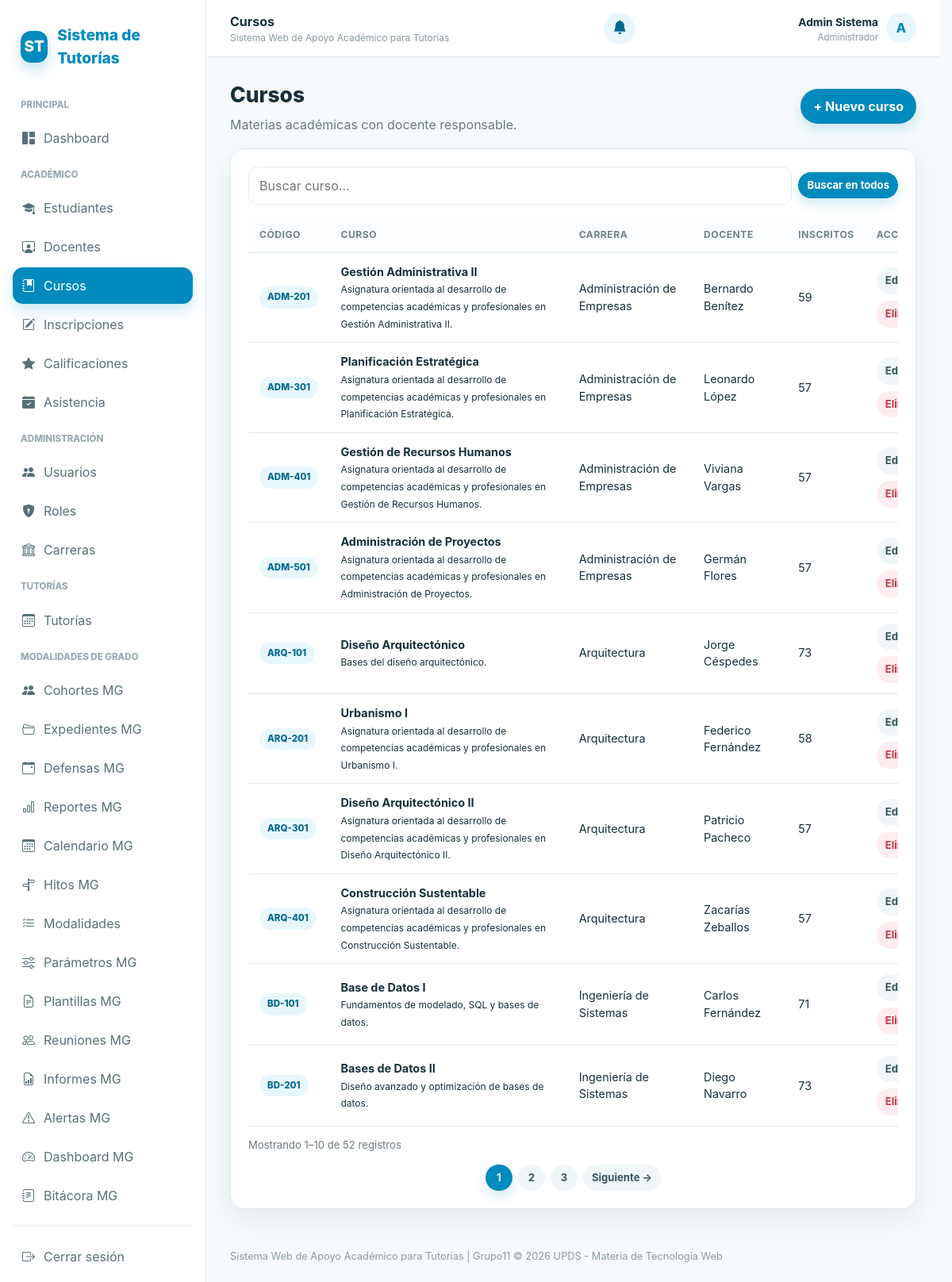
The app's page /controllers/cursos.php (signed in) with its own data.
### tables this page shows
CREATE TABLE cursos (
    id_curso INT AUTO_INCREMENT PRIMARY KEY,
    nombre_curso VARCHAR(150) NOT NULL,
    codigo VARCHAR(30) NOT NULL UNIQUE,
    id_carrera INT NULL,
    id_profesor INT NULL,
    semestre TINYINT UNSIGNED NULL,
    descripcion TEXT NULL,
    estado ENUM('activo', 'inactivo') NOT NULL DEFAULT 'activo',
    FOREIGN KEY (id_carrera) REFERENCES carreras(id_carrera) ON DELETE SET NULL ON UPDATE CASCADE,
    FOREIGN KEY (id_profesor) REFERENCES profesores(id_profesor) ON DELETE SET NULL ON UPDATE CASCADE
);

CREATE TABLE carreras (
    id_carrera INT AUTO_INCREMENT PRIMARY KEY,
    nombre_carrera VARCHAR(150) NOT NULL UNIQUE
);

### controllers/cursos.php (called while the page is built, shortened)
<?php
require_once __DIR__.'/../config/conexion.php'; require_once __DIR__.'/../includes/seguridad.php';
require_once __DIR__.'/../includes/paginacion.php'; require_role(['administrador','docente','estudiante']); require_once __DIR__.'/../models/CursoModel.php';
$m=new CursoModel($pdo);$id=(int)($_GET['id']??0);$accion=$_GET['accion']??'listar';$formError=null;
$busqueda=trim((string)($_GET['buscar']??''));$todosLosRegistros=filtrar_registros($m->obtenerTodas(),$busqueda);$paginacion=paginar_registros($todosLosRegistros,(int)($_GET['pagina']??1),10);$registros=$paginacion['registros'];$registro=$id?$m->obtenerPorId($id):null;if($_SERVER['REQUEST_METHOD']==='POST'&&$formError)$registro=array_merge($registro??[],$_POST);$tituloPagina='Cursos';require __DIR__.'/../views/cursos/index.php';

### includes/seguridad.php (called while the page is built, shortened)
<?php
function e($v): string { return htmlspecialchars((string) $v, ENT_QUOTES, 'UTF-8'); }

### models/CursoModel.php (called while the page is built, shortened)
<?php class CursoModel {private PDO $pdo;function __construct(PDO $pdo){$this->pdo=$pdo;} function obtenerTodas(){return $this->pdo->query("SELECT c.*,ca.nombre_carrera,CONCAT(u.nombre,' ',u.apellido) docente,COUNT(i.id_inscripcion) total_inscritos FROM cursos c LEFT JOIN carreras ca ON ca.id_carrera=c.id_carrera LEFT JOIN profesores p ON p.id_profesor=c.id_profesor LEFT JOIN usuarios u ON u.id_usuario=p.id_usuario LEFT JOIN inscripciones i ON i.id_curso=c.id_curso GROUP BY c.id_curso ORDER BY c.codigo")->fetchAll();} function obtenerPorId($id){$s=$this->pdo->prepare('SELECT * FROM cursos WHERE id_curso=?');$s->execute([$id]);return $s->fetch();} function crear($d){$s=$this->pdo->prepare('INSERT INTO cursos(nombre_curso,codigo,id_carrera,id_profesor,semestre,descripcion,estado) VALUES(?,?,?,?,?,?,?)');return $s->execute([$d['nombre_curso'],$d['codigo'],$d['id_carrera']?:null,$d['id_profesor']?:null,$d['semestre']?:null,$d['descripcion'] ?? '',$d['estado'] ?? 'activo']);} function editar($id,$d){$s=$this->pdo->prepare('UPDATE cursos SET nombre_curso=?,codigo=?,id_carrera=?,id_profesor=?,semestre=?,descripcion=?,estado=? WHERE id_curso=?');return $s->execute([$d['nombre_curso'],$d['codigo'],$d['id_carrera']?:null,$d['id_profesor']?:null,$d['semestre']?:null,$d['descripcion'] ?? '',$d['estado'] ?? 'activo',$id]);} function eliminar($id){$s=$this->pdo->prepare('DELETE FROM cursos WHERE id_curso=?');return $s->execute([$id]);}
}

### includes/paginacion.php (called while the page is built)
<?php
function paginar_registros(array $registros, int $pagina = 1, int $porPagina = 10): array
{
    $porPagina = max(1, $porPagina);
    $total = count($registros);
    $totalPaginas = max(1, (int) ceil($total / $porPagina));
    $pagina = min(max(1, $pagina), $totalPaginas);
    $inicio = ($pagina - 1) * $porPagina;
    return [
        'registros' => array_slice($registros, $inicio, $porPagina),
        'pagina' => $pagina,
        'por_pagina' => $porPagina,
        'total' => $total,
        'total_paginas' => $totalPaginas,
    ];
}
function filtrar_registros(array $registros, string $termino): array
{
    $termino = trim($termino);
    if ($termino === '') return $registros;
    $normalizar = static function (string $valor): string {
        return function_exists('mb_strtolower') ? mb_strtolower($valor, 'UTF-8') : strtolower($valor);
    };
    $busqueda = $normalizar($termino);
    return array_values(array_filter($registros, static function ($registro) use ($busqueda, $normalizar): bool {
        $partes = [];
        foreach ((array)$registro as $valor) {
            if (is_scalar($valor) || $valor === null) $partes[] = (string)$valor;
        }
        return strpos($normalizar(implode(' ', $partes)), $busqueda) !== false;
    }));
}

### views/cursos/index.php (the view, shortened to what this page needs)
<?php include __DIR__.'/../layouts/header.php';?><div class="toolbar"><div><h1 class="page-title">Cursos</h1><p class="subtitle">Materias académicas con docente responsable.</p></div><?php if($rol==='administrador'):?><a class="btn btn-primary" href="?accion=crear">+ Nuevo curso</a><?php endif;?></div><div class="card"><div class="card-body"><form method="get" class="search-form" style="display:flex;gap:8px;align-items:center;margin-bottom:16px;flex-wrap:wrap"><input class="search" type="search" name="buscar" value="<?=e($busqueda ?? '')?>" placeholder="Buscar curso..." style="flex:1;min-width:220px"><button class="btn btn-primary btn-sm" type="submit">Buscar en todos</button></form><div class="table-wrap"><table class="table" id="tabla"><thead><tr><th>Código</th><th>Curso</th><th>Carrera</th><th>Docente</th><th>Inscritos</th><?php if($rol==='administrador'):?><th>Acciones</th><?php endif;?></tr></thead><tbody><?php foreach($registros as $r):?><tr><td><span class="badge badge-primary"><?=e($r['codigo'])?></span></td><td><strong><?=e($r['nombre_curso'])?></strong><br><small><?=e($r['descripcion'])?></small></td><td><?=e($r['nombre_carrera']??'—')?></td><td><?=e($r['docente']??'Sin asignar')?></td><td><?=e($r['total_inscritos'])?></td><?php if($rol==='administrador'):?><td><div class="actions"><a class="btn btn-light btn-sm" href="?accion=editar&id=<?=$r['id_curso']?>">Editar</a><form method="post"><button class="btn btn-danger btn-sm" data-confirm="¿Eliminar curso?">Eliminar</button></form></div></td><?php endif;?></tr><?php endforeach;?></tbody></table></div><?php include __DIR__.'/../layouts/paginacion.php'; ?></div></div><?php include __DIR__.'/../layouts/footer.php';?>

### assets/css/style.css (style rules this page uses)
:root { --primary: #018abd; --primary-dark: #01698f; --primary-light: #e8f7fc; --primary-soft: #f1fbfe; --text: #16303b; --muted: #6c7a80; --bg: #f6fafc; --card: #ffffff; --border: #dfeaf0; --success: #18824a; --success-bg: #eaf8f0; --warning: #956f00; --warning-bg: #fff7df; --danger: #bd3c49; --danger-bg: #ffecee; --shadow: 0 12px 30px rgba(0, 45, 65, 0.08); --shadow-hover: 0 12px 28px rgba(1, 138, 189, 0.18); --radius: 18px; --pill: 999px; }
* { box-sizing: border-box; }
html { scroll-behavior: smooth; }
body { margin: 0; font-family: Inter, system-ui, -apple-system, BlinkMacSystemFont, "Segoe UI", sans-serif; background: var(--bg); color: var(--text); line-height: 1.5; }
a { color: inherit; text-decoration: none; }
button, input, select, textarea { font: inherit; }
button, a, input, select, textarea { -webkit-tap-highlight-color: transparent; }
.page-title { font-size: 1.65rem; font-weight: 800; margin: 0; }
.subtitle { color: var(--muted); margin: 5px 0 0; }
.toolbar { display: flex; gap: 14px; justify-content: space-between; align-items: center; flex-wrap: wrap; margin-bottom: 18px; }
.card { background: var(--card); border: 1px solid var(--border); border-radius: var(--radius); box-shadow: var(--shadow); }
.card-body { padding: 22px; }
.btn { border: 0; border-radius: var(--pill); padding: 10px 16px; font-weight: 700; cursor: pointer; display: inline-flex; align-items: center; justify-content: center; gap: 8px; transition: transform 0.2s ease, box-shadow 0.2s ease, background 0.2s ease, color 0.2s ease; }
.btn-primary { background: var(--primary); color: #ffffff; box-shadow: 0 7px 16px rgba(1, 138, 189, 0.18); }
.btn-light { background: #f1f6f8; color: #37545e; }
.btn-danger { background: var(--danger-bg); color: var(--danger); }
.btn-sm { padding: 7px 11px; font-size: 0.82rem; }
.actions { display: flex; gap: 8px; flex-wrap: wrap; align-items: center; }
.search { border: 1px solid var(--border); border-radius: 12px; padding: 11px 13px; min-width: 230px; outline: none; }
input, select, textarea { width: 100%; border: 1px solid var(--border); border-radius: 11px; padding: 10px 12px; background: #ffffff; color: var(--text); outline: none; transition: border-color 0.2s ease, box-shadow 0.2s ease; }
.table-wrap { overflow-x: auto; }
.table { width: 100%; border-collapse: collapse; min-width: 900px; }
.table th, .table td { padding: 13px 14px; border-bottom: 1px solid var(--border); text-align: left; font-size: 0.9rem; vertical-align: middle; }
.table th { font-size: 0.76rem; text-transform: uppercase; letter-spacing: 0.04em; color: #71838a; background: #fbfdfe; }
.badge { display: inline-flex; align-items: center; border-radius: var(--pill); padding: 5px 10px; font-size: 0.72rem; font-weight: 800; white-space: nowrap; }
.badge-primary { background: var(--primary-light); color: var(--primary-dark); }
html { scrollbar-gutter: stable; }

### records on screen
cursos: codigo "ADM-201", nombre_curso "Gestión Administrativa II", descripcion "Asignatura orientada al desarrollo de competencias académicas y profesionales en Gestión Administrativa II.", id_carrera.nombre_carrera "Administración de Empresas", docente "Bernardo Benítez", total_inscritos "59"
cursos: codigo "ADM-301", nombre_curso "Planificación Estratégica", descripcion "Asignatura orientada al desarrollo de competencias académicas y profesionales en Planificación Estratégica.", id_carrera.nombre_carrera "Administración de Empresas", docente "Leonardo López", total_inscritos "57"
cursos: codigo "ADM-401", nombre_curso "Gestión de Recursos Humanos", descripcion "Asignatura orientada al desarrollo de competencias académicas y profesionales en Gestión de Recursos Humanos.", id_carrera.nombre_carrera "Administración de Empresas", docente "Viviana Vargas", total_inscritos "57"
cursos: codigo "ADM-501", nombre_curso "Administración de Proyectos", descripcion "Asignatura orientada al desarrollo de competencias académicas y profesionales en Administración de Proyectos.", id_carrera.nombre_carrera "Administración de Empresas", docente "Germán Flores", total_inscritos "57"
cursos: codigo "ARQ-101", nombre_curso "Diseño Arquitectónico", descripcion "Bases del diseño arquitectónico.", id_carrera.nombre_carrera "Arquitectura", docente "Jorge Céspedes", total_inscritos "73"
cursos: codigo "ARQ-201", nombre_curso "Urbanismo I", descripcion "Asignatura orientada al desarrollo de competencias académicas y profesionales en Urbanismo I.", id_carrera.nombre_carrera "Arquitectura", docente "Federico Fernández", total_inscritos "58"
cursos: codigo "ARQ-301", nombre_curso "Diseño Arquitectónico II", descripcion "Asignatura orientada al desarrollo de competencias académicas y profesionales en Diseño Arquitectónico II.", id_carrera.nombre_carrera "Arquitectura", docente "Patricio Pacheco", total_inscritos "57"
cursos: codigo "ARQ-401", nombre_curso "Construcción Sustentable", descripcion "Asignatura orientada al desarrollo de competencias académicas y profesionales en Construcción Sustentable.", id_carrera.nombre_carrera "Arquitectura", docente "Zacarías Zeballos", total_inscritos "57"
cursos: codigo "BD-101", nombre_curso "Base de Datos I", descripcion "Fundamentos de modelado, SQL y bases de datos.", id_carrera.nombre_carrera "Ingeniería de Sistemas", docente "Carlos Fernández", total_inscritos "71"
cursos: codigo "BD-201", nombre_curso "Bases de Datos II", descripcion "Diseño avanzado y optimización de bases de datos.", id_carrera.nombre_carrera "Ingeniería de Sistemas", docente "Diego Navarro", total_inscritos "73"

### other values on screen
$tituloPagina "Cursos"
$nombreUsuario "Admin Sistema"
$rolVisible "Administrador"
$inicialUsuario "A"
$paginacion['total'] "52"
